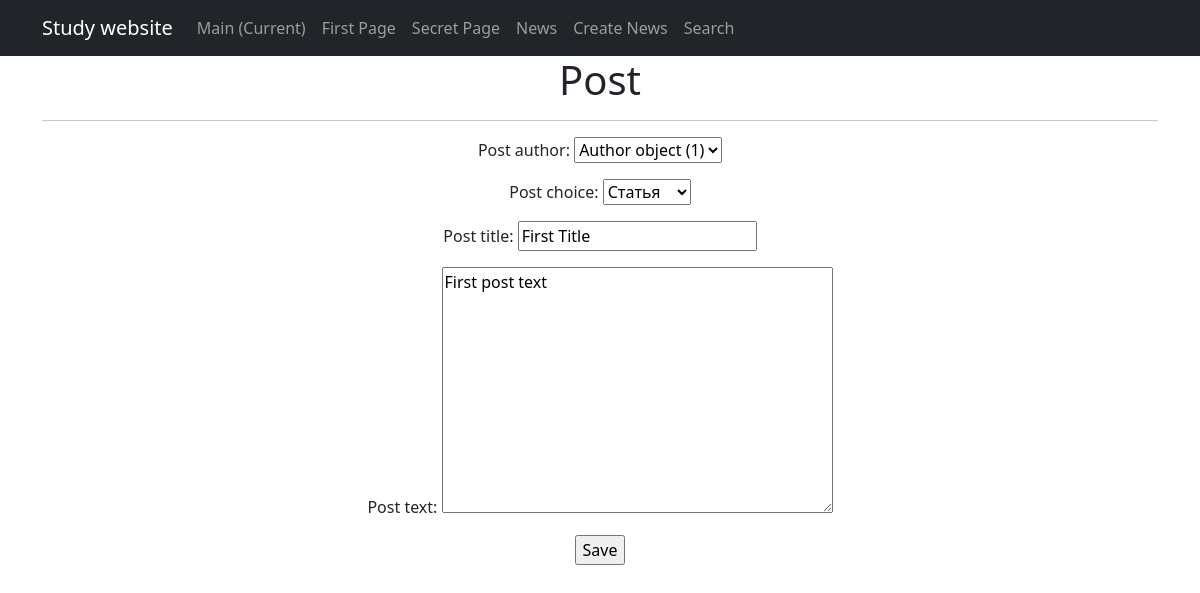
/news/1/edit/, run on the app's committed database.
### Newsapp/models.py (models this page shows, shortened)
class Post(models.Model):
    post_author = models.ForeignKey(Author, on_delete=models.CASCADE)
    post_choice = models.CharField(max_length=2,
                                   choices=POSITIONS,
                                   default=news)
    post_date = models.DateTimeField(auto_now_add=True)
    post_category = models.ManyToManyField(Category, through='PostCategory')
    post_title = models.CharField(max_length=30)
    post_text = models.TextField()
    post_rating = models.IntegerField(default=0)

### Newsapp/views.py (the view)
# urls.py: path('<int:pk>/edit/', PostUpdate.as_view(), name='post_edit'),
class PostUpdate(UpdateView):
    form_class = PostForm
    model = Post
    template_name = 'post_create.html'

### Newsapp/forms.py (shortened to what this page needs)
class PostForm(forms.ModelForm):
    class Meta:
        model = Post
        fields = [
            'post_author',
            'post_choice',
            'post_title',
            'post_text',
        ]

### template/post_create.html (shortened to what this page needs)
{% extends 'flatpages/default.html' %}
{% block content %}
<h1>Post</h1>
<hr>
<form action="" method="post">
    {{ form.as_p }}
    <input type="submit" value="Save" />
</form>
{% endblock content %}

### data on the page
Post: post_author "Author object (1)", post_choice "Статья", post_title "First Title", post_text "First post text"
